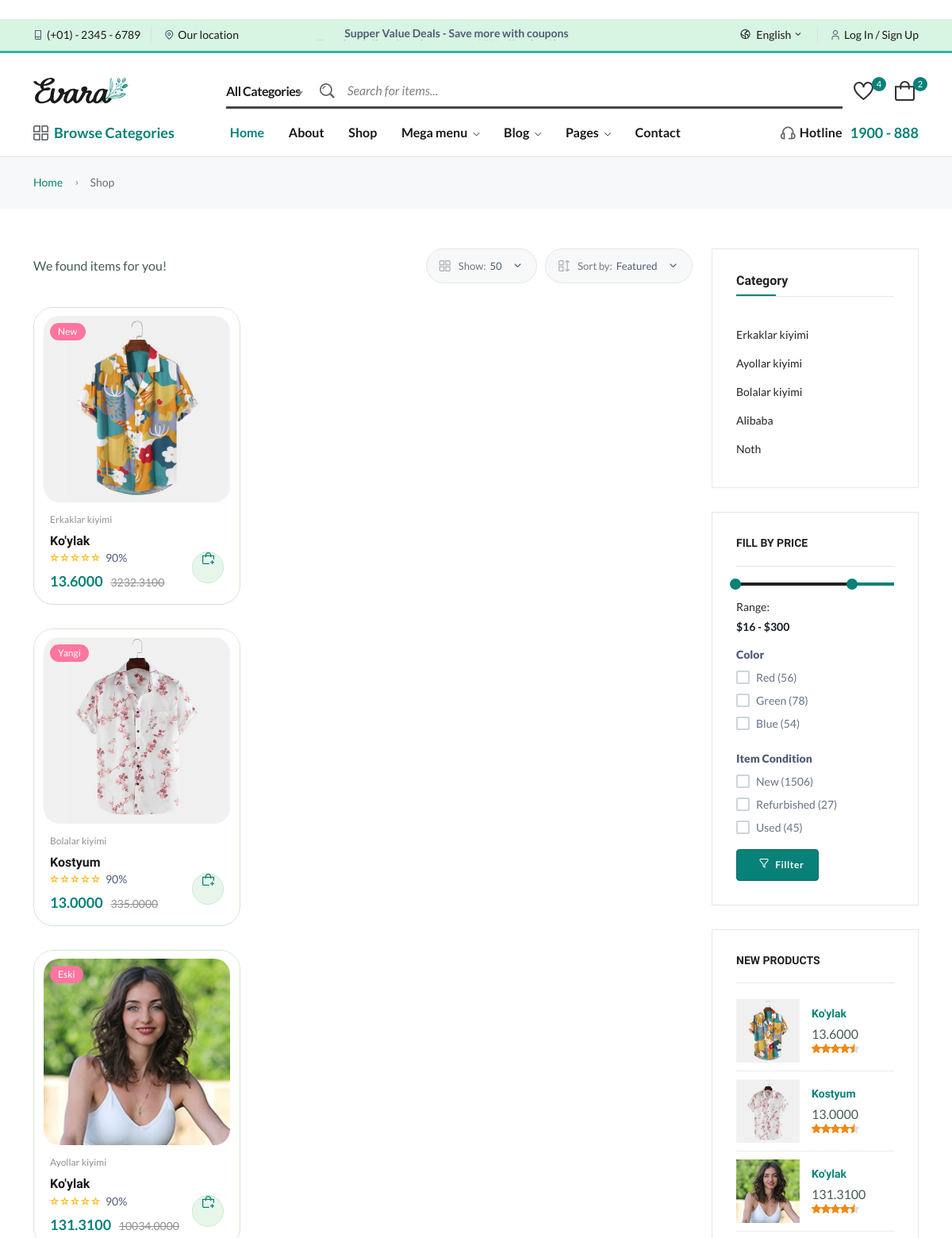
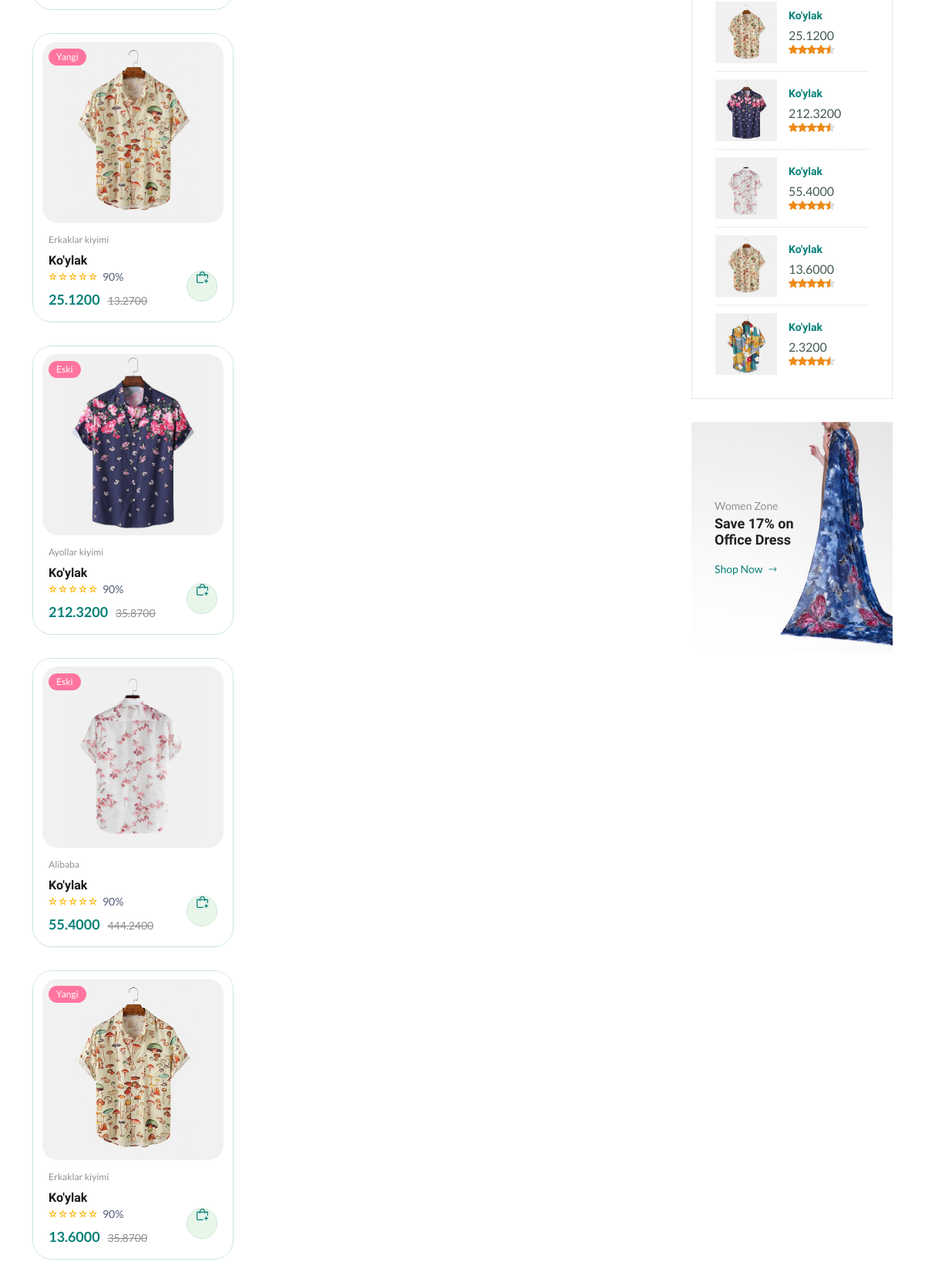
The app's page /shop/ (upper part) with its own data (2 pictures, top to bottom).
### mahsulot/models.py (models this page shows, shortened)
class Mahsulot(models.Model):
    STATUS = (
        ('True','Mavjud'),
        ('False','Mavjud emas'),
    )
    kategoriya = models.ForeignKey(Category,on_delete=models.CASCADE)
    sotuv = models.CharField(max_length=50)
    image = models.ImageField(upload_to='Media/mah_img')
    mah_nomi = models.CharField(max_length=80)
    status = models.CharField(choices=STATUS,max_length=20)
    yangi_narx = models.DecimalField(null=True,max_digits=10,decimal_places=4)
    eski_narx = models.DecimalField(null=True,max_digits=10,decimal_places=4)

class Category(models.Model):
    STATUS = (
        ('True','Mavjud'),
        ('False','Mavjud emas'),
    )
    categories = models.CharField(max_length=100)
    image = models.ImageField(upload_to='Media/categ_img')
    izoh = models.TextField()
    status = models.CharField(choices=STATUS,max_length=20)
    created_at = models.DateTimeField(auto_now_add=True)
    updated_at = models.DateTimeField(auto_now=True)
    def __str__(self):
        return self.categories

### home/views.py (the view)
# urls.py: path('shop/',views.shop,name='shop'),
def shop(request):
    footermodel = Footermodel.objects.all()
    appstore = Appstore.objects.all()
    mahsulot = Mahsulot.objects.filter(status=True).order_by('?')
    kategoriy = Category.objects.all()
    context = {
        'footermodel': footermodel,
        'appstore': appstore,
        'mahsulot': mahsulot,
        'kategoriy': kategoriy,
    }
    return render(request,'shop.html',context)

### home/templates/shop.html (shortened to what this page needs)
﻿{% load static %}
<!DOCTYPE html>
<html class="no-js" lang="en">
<head>
    <link rel="stylesheet" href="{% static 'assets/css/main.css' %}">
</head>
<body>
{% include 'header.html' %}
    <main class="main">
        <div class="page-header breadcrumb-wrap">
            <div class="container">
                <div class="breadcrumb">
                    <a href="index.html" rel="nofollow">Home</a>
                    <span></span> Shop
                </div>
            </div>
        </div>
        <section class="mt-50 mb-50">
            <div class="container">
                <div class="row">
                    <div class="col-lg-9">
                        <div class="shop-product-fillter">
                            <div class="totall-product">
                                <p> We found <strong class="text-brand"></strong> items for you!</p>
                            </div>
                            <div class="sort-by-product-area">
                                <div class="sort-by-cover mr-10">
                                    <div class="sort-by-product-wrap">
                                        <div class="sort-by">
                                            <span><i class="fi-rs-apps"></i>Show:</span>
                                        </div>
                                        <div class="sort-by-dropdown-wrap">
                                            <span> 50 <i class="fi-rs-angle-small-down"></i></span>
                                        </div>
                                    </div>
                                </div>
                                <div class="sort-by-cover">
                                    <div class="sort-by-product-wrap">
                                        <div class="sort-by">
                                            <span><i class="fi-rs-apps-sort"></i>Sort by:</span>
                                        </div>
                                        <div class="sort-by-dropdown-wrap">
                                            <span> Featured <i class="fi-rs-angle-small-down"></i></span>
                                        </div>
                                    </div>
                                </div>
                            </div>
                        </div>
                        <div class="row product-grid-3">
                            <div class="col-lg-4 col-md-4 col-12 col-sm-6">
                                {% for rs in mahsulot %}
                                <div class="product-cart-wrap mb-30">
                                    <div class="product-img-action-wrap">
                                        <div class="product-img product-img-zoom">
                                            <a href="{% url 'right' %}">
                                                <img class="default-img" src="{{ rs.image.url }}" alt="">
                                            </a>
                                        </div>
                                        <div class="product-badges product-badges-position product-badges-mrg">
                                            <span class="hot">{{ rs.sotuv }}</span>
                                        </div>
                                    </div>
                                    <div class="product-content-wrap">
                                        <div class="product-category">
                                            <a href="{% url 'right' %}">{{ rs.kategoriya }}</a>
                                        </div>
                                        <h2><a href="{% url 'right' %}">{{ rs.mah_nomi }}</a></h2>
                                        <div class="rating-result" title="90%">
                                            <span>
                                                <span>90%</span>
                                            </span>
                                        </div>
                                        <div class="product-price">
                                            <span>{{ rs.yangi_narx }}</span>
                                            <span class="old-price">{{ rs.eski_narx }}</span>
                                        </div>
                                        <div class="product-action-1 show">
                                            <a aria-label="Add To Cart" class="action-btn hover-up" href="{% url 'shopcart' %}"><i class="fi-rs-shopping-bag-add"></i></a>
                                        </div>
                                    </div>
                                </div>
                                {% endfor %}
                            </div>
                        </div>
                    </div>
                    <div class="col-lg-3 primary-sidebar sticky-sidebar">
                        <div class="widget-category mb-30">
                            <h5 class="section-title style-1 mb-30 wow fadeIn animated">Category</h5>
                            <ul class="categories">
                                {% for rs in kategoriy %}
                                <li><a href="{% url 'right' %}">{{ rs.categories }}</a></li>
                                {% endfor %}
                            </ul>
                        </div>
                        <div class="sidebar-widget price_range range mb-30">
                            <div class="widget-header position-relative mb-20 pb-10">
                                <h5 class="widget-title mb-10">Fill by price</h5>
                            </div>
                            <div class="price-filter">
                                <div class="price-filter-inner">
                                    <div id="slider-range"></div>
                                    <div class="price_slider_amount">
                                        <div class="label-input">
                                            <span>Range:</span><input type="text" id="amount" name="price" placeholder="Add Your Price" />
                                        </div>
                                    </div>
                                </div>
                            </div>
                            <div class="list-group">
                                <div class="list-group-item mb-10 mt-10">
                                    <label class="fw-900">Color</label>
                                    <div class="custome-checkbox">
                                        <label class="form-check-label" for="exampleCheckbox1"><span>Red (56)</span></label>
                                        <br>
                                        <label class="form-check-label" for="exampleCheckbox2"><span>Green (78)</span></label>
                                        <br>
                                        <label class="form-check-label" for="exampleCheckbox3"><span>Blue (54)</span></label>
                                    </div>
                                    <label class="fw-900 mt-15">Item Condition</label>
                                    <div class="custome-checkbox">
                                        <label class="form-check-label" for="exampleCheckbox11"><span>New (1506)</span></label>
                                        <br>
                                        <label class="form-check-label" for="exampleCheckbox21"><span>Refurbished (27)</span></label>
                                        <br>
                                        <label class="form-check-label" for="exampleCheckbox31"><span>Used (45)</span></label>
                                    </div>
                                </div>
                            </div>
                            <a href="shop-grid-right.html" class="btn btn-sm btn-default"><i class="fi-rs-filter mr-5"></i> Fillter</a>
                        </div>
                        <div class="sidebar-widget product-sidebar  mb-30 p-30 bg-grey border-radius-10">
                            <div class="widget-header position-relative mb-20 pb-10">
                                <h5 class="widget-title mb-10">New products</h5>
                            </div>
                            {% for rs in mahsulot %}
                            <div class="single-post clearfix">
                                <div class="image">
                                    <img src="{{ rs.image.url }}" alt="#">
                                </div>
                                <div class="content pt-10">
                                    <h5><a href="{% url 'right' %}">{{ rs.mah_nomi }}</a></h5>
                                    <p class="price mb-0 mt-5">{{ rs.yangi_narx }}</p>
                                    <div class="product-rate">
                                        <div class="product-rating" style="width:90%"></div>
                                    </div>
                                </div>
                            </div>
                            {% endfor %}
                        </div>
                        <div class="banner-img wow fadeIn mb-45 animated d-lg-block d-none">
                            <img src="{% static 'assets/imgs/banner/banner-11.jpg' %}" alt="">
                            <div class="banner-text">
                                <span>Women Zone</span>
                                <h4>Save 17% on <br>Office Dress</h4>
                                <a href="{% url 'right' %}">Shop Now <i class="fi-rs-arrow-right"></i></a>
                            </div>
                        </div>
                    </div>
                </div>
            </div>
        </section>
    </main>
</body>
</html>

### records on screen
Mahsulot: image (picture), sotuv "New", kategoriya "Erkaklar kiyimi", mah_nomi "Ko'ylak", yangi_narx "13.6000", eski_narx "3232.3100"
Mahsulot: image (picture), sotuv "Yangi", kategoriya "Bolalar kiyimi", mah_nomi "Kostyum", yangi_narx "13.0000", eski_narx "335.0000"
Mahsulot: image (picture), sotuv "Eski", kategoriya "Ayollar kiyimi", mah_nomi "Ko'ylak", yangi_narx "131.3100", eski_narx "10034.0000"
Mahsulot: image (picture), sotuv "Yangi", kategoriya "Erkaklar kiyimi", mah_nomi "Ko'ylak", yangi_narx "25.1200", eski_narx "13.2700"
Mahsulot: image (picture), sotuv "Eski", kategoriya "Ayollar kiyimi", mah_nomi "Ko'ylak", yangi_narx "212.3200", eski_narx "35.8700"
Mahsulot: image (picture), sotuv "Eski", kategoriya "Alibaba", mah_nomi "Ko'ylak", yangi_narx "55.4000", eski_narx "444.2400"
Mahsulot: image (picture), sotuv "Yangi", kategoriya "Erkaklar kiyimi", mah_nomi "Ko'ylak", yangi_narx "13.6000", eski_narx "35.8700"
Category: categories "Erkaklar kiyimi"
Category: categories "Ayollar kiyimi"
Category: categories "Bolalar kiyimi"
Category: categories "Alibaba"
Category: categories "Noth"
Mahsulot: image (picture), mah_nomi "Ko'ylak", yangi_narx "2.3200"
